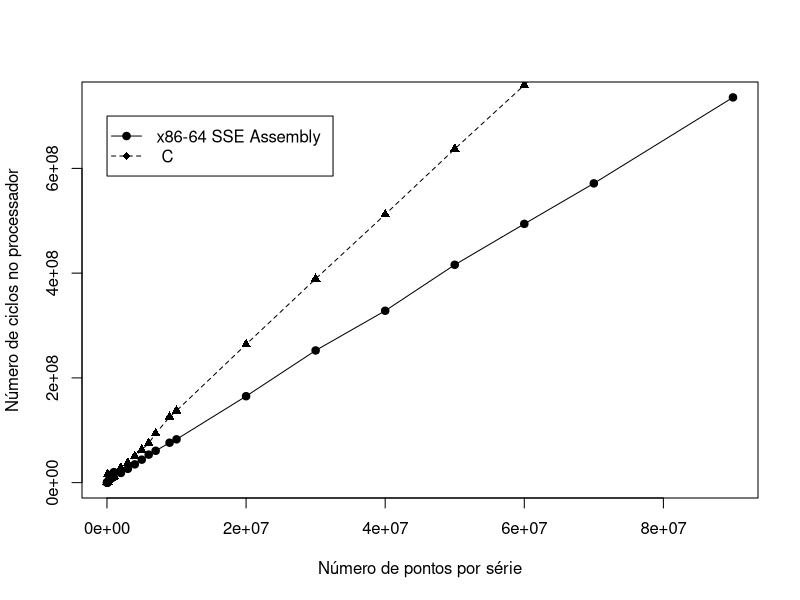

Source code (R):
#require(tikzDevice)
#tikz('xcorr-bench.tex', standAlone = FALSE, width=4.25, height=3.75)
png(file='xcorr-bench.png', bg='transparent');
data<-read.table("xcorr-bench.dat", sep="\t");
# BAR PLOT
#elems <- data$V1
#xcorrnames <- list(c("C","x86-64"), elems)
#xcorrdata=matrix(c(data$V2,data$V3),nrow=2,byrow=TRUE,dimnames=xcorrnames)
#barplot(xcorrdata, beside=TRUE, xlab="Número de elementos da série", ylab="Número de ciclos no processador", main="Cálculo da correlação cruzada")

#POINT PLOT
plot(x=data$V1,y=data$V2,type='o',pch=19,col='black', ylab='Número de ciclos no processador',xlab='Número de pontos por série')
points(x=data$V1,y=data$V3, type="o", pch=17, col='black', lty=2)
legend(x=10000,y=7e8,legend=c("x86-64 SSE Assembly ", " C "), col=c("black", "black"), lwd=1, cex=1, pch=19:17, lty=1:2)
dev.off()
